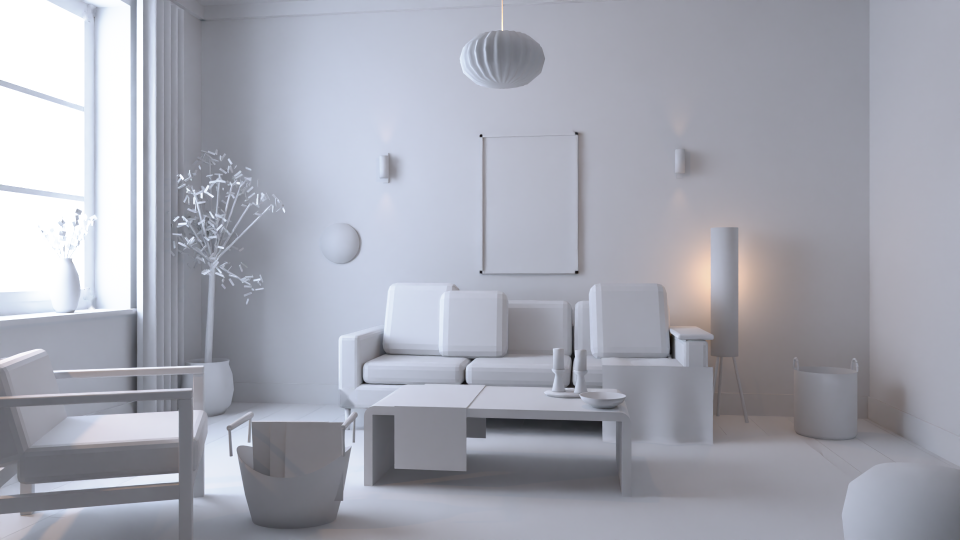
#> input picture assets/renders/living-room/nordic/fb23-2026-11-26/m0n-clay-A.png, 1920 x 1080 px, given in place of guide-A.png, which was not available (shown at 1/2 size)
$ python relight_b.py
#> lines starting #> are read from the running program, lines starting #| are printed output that depends on the picture; after the words box and inside, x2 and y2 are one past the last pixel; in counts of white or black regions, pixels touching at a corner belong together; long printed decimals are rounded
#!/usr/bin/env python3
"""
relight_b.py: the input of concept B's retry (render-agent, 2026-11-26). 0 var2 tokens.
Concept A's returned photograph (raw/concept-A-flux2-r1.jpg) re-lit in code by the clay's own light ratio, so A and B keep ONE styling and
differ only in the light (the warm-modern retry method, fb13 concepts/guide_b2.py):
  1. guide-A.png and guide-B.png (written by ../clay_m0n.py, then floor-fixed; only their JPEG copies concept-A-input.jpg / concept-B-input.jpg are kept; the same material render, light groups: A = sky + lamps, B = sky + 0.2748 sun + lamps) are taken back to
     display-linear (the inverse of clay_m0n.tone with each lift); R = B / A per channel, blurred 1.2 px, clipped to [0.2, 8];
  2. guide-A is registered to the photograph (SIFT + RANSAC homography) and R is warped into the photograph's frame;
  3. photo-linear x R, then the same soft shoulder as the clay (0.72) and sRGB;
  4. two flux-2 inventions of concept A are taken out on the right (a side table where the floor lamp stands, a dark vase with pampas grass:
     both outside the product list), by inpainting, and the floor lamp of guide-B (the ids pass, index 807) is put back at its place.
  python3 -P relight_b.py            # writes concept-B-retry-input.png (1344 x 768) and relight_b.json
"""
import json
import os

import cv2
import numpy as np
from PIL import Image

HERE = os.path.dirname(os.path.abspath(__file__))
LIFT = {"A": 0.006, "B": 0.013}
SHOULDER = 0.72
CUT = {"side table (flux-2 invention, where the floor lamp stands)": (1005, 478, 1082, 615),
       "pampas grass (flux-2 invention)": (1219, 375, 1344, 515), "dark vase (flux-2 invention)": (1258, 505, 1310, 622)}


def dec(s):
    s = s.astype(np.float32) / 255.0
    return np.where(s <= 0.04045, s / 12.92, ((s + 0.055) / 1.055) ** 2.4)


def enc(y):
    y = np.clip(y, 0, 1)
    return np.where(y <= 0.0031308, 12.92 * y, 1.055 * np.power(y, 1 / 2.4) - 0.055)


def untone(img, lift):
    y = (dec(img) - lift) / (1 - lift)
    y = np.clip(y, 0, 0.9995)
    return np.where(y < SHOULDER, y, SHOULDER - (1 - SHOULDER) * np.log(1 - (y - SHOULDER) / (1 - SHOULDER)))


def shoulder(x):
    return np.where(x < SHOULDER, x, SHOULDER + (1 - SHOULDER) * (1 - np.exp(-(x - SHOULDER) / (1 - SHOULDER))))


def main():
    gA = np.asarray(Image.open(os.path.join(HERE, "guide-A.png")).convert("RGB"))
#> gA is the input picture: shape (1080, 1920, 3); mean R, G, B 163.7, 165.8, 176.2
    gB = np.asarray(Image.open(os.path.join(HERE, "guide-B.png")).convert("RGB"))
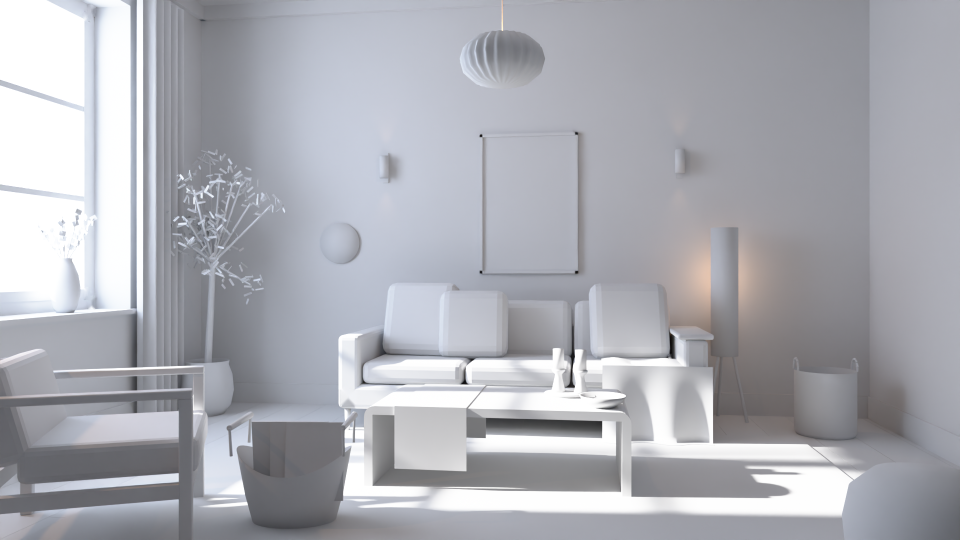
#> input picture assets/renders/living-room/nordic/fb23-2026-11-26/m0n-clay.png, 1920 x 1080 px, given in place of guide-B.png, which was not available (shown at 1/2 size)
#> gB is the input picture: shape (1080, 1920, 3); mean R, G, B 170.7, 172, 178.5
    ph = np.asarray(Image.open(os.path.join(HERE, "raw", "concept-A-flux2-r1.jpg")).convert("RGB"))
    H, W = ph.shape[:2]
#> H = 1080; W = 1920
    xa, xb = untone(gA, LIFT["A"]), untone(gB, LIFT["B"])
#> call 2 of untone, with lift = 0.013
#> in untone (call 2), `return np.where(y < SHOULDER, y, SHOULDER - (1 - SHOULDER) * np.log(1 ..`:
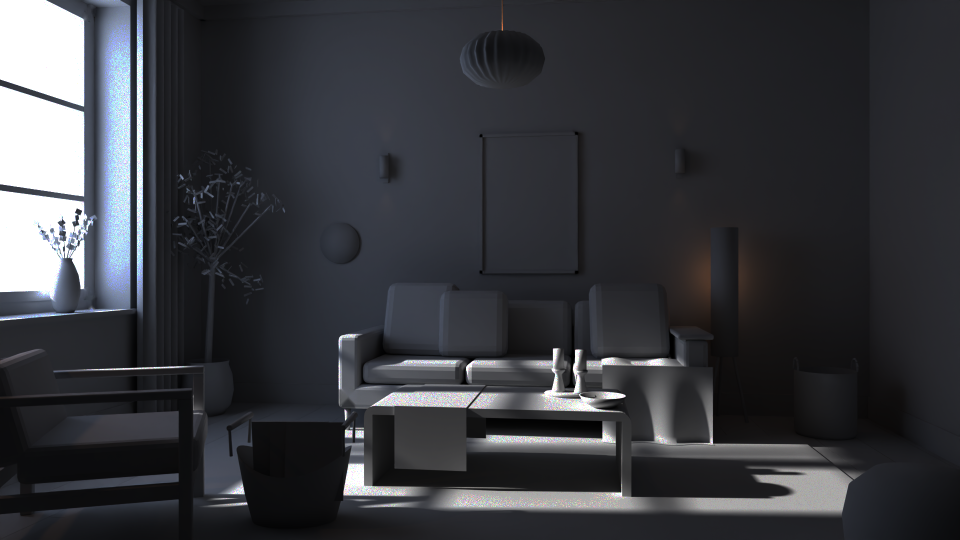
#> returned value: shape (1080, 1920, 3) float32 (shown at 1/2 size); mean of channels 0, 1, 2 0.537, 0.55, 0.594; drawn with min black and max white
    bl = lambda x: cv2.GaussianBlur(x, (0, 0), 1.2)
    R = np.clip(bl(xb) / np.maximum(bl(xa), 1e-4), 0.2, 8.0).astype(np.float32)
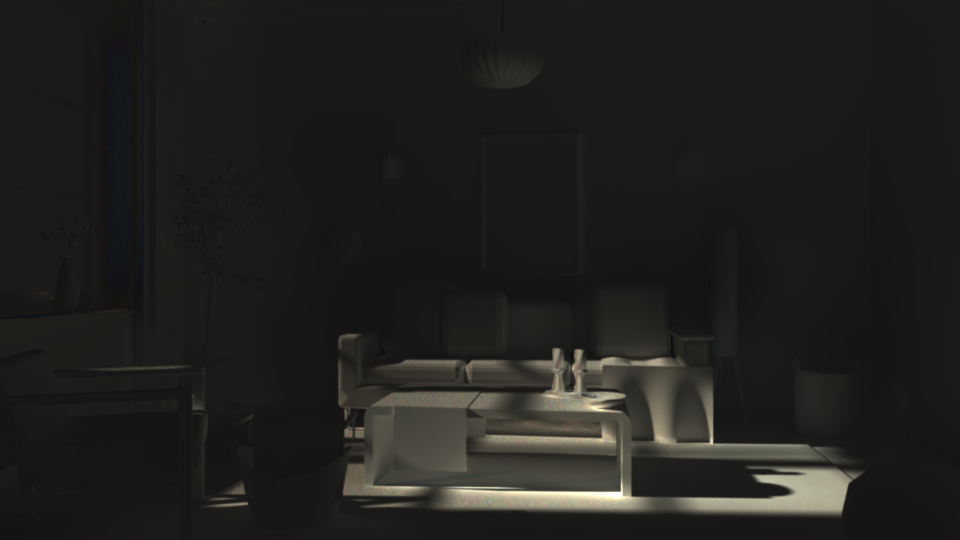
#> R: shape (1080, 1920, 3) float32 (shown at 1/2 size); mean R, G, B 1.22, 1.2, 1.12; drawn with min black and max white
    # registration: guide-A (1920 x 1080) -> the photograph (1344 x 768)
    sift = cv2.SIFT_create(6000)
    k1, d1 = sift.detectAndCompute(cv2.cvtColor(gA, cv2.COLOR_RGB2GRAY), None)
#> k1 = 903 keypoints; strongest (x, y, size): (962, 544, 3.6), (929, 765, 6.5), (1153, 544, 4.4), (727, 765, 5.3)
    k2, d2 = sift.detectAndCompute(cv2.cvtColor(ph, cv2.COLOR_RGB2GRAY), None)
#> k2 = 991 keypoints; strongest (x, y, size): (929, 765, 6.5), (1142, 770, 9.2), (1343, 708, 11.9), (1145, 713, 8.1)
    m = cv2.BFMatcher().knnMatch(d1, d2, k=2)
#> m = 903 matches
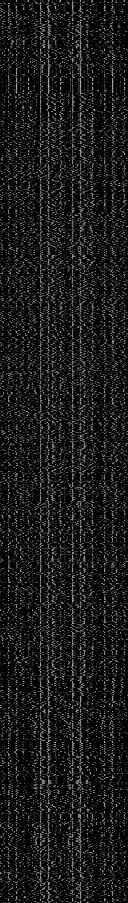
#> d1: shape (903, 128) float32; min 0, max 200, mean 25.2
    good = [a for a, c in m if a.distance < 0.75 * c.distance]
#> good = 564 matches
    src = np.float32([k1[a.queryIdx].pt for a in good])
#> src = 564 pairs, first value 25.28 to 1713.8, second value 9.38 to 1041.3
    dst = np.float32([k2[a.trainIdx].pt for a in good])
#> dst = 564 pairs, first value 24.89 to 1714.1, second value 9.36 to 1041
    Hm, inl = cv2.findHomography(src, dst, cv2.RANSAC, 3.0)
#> Hm = [[1, -4.43e-05, -0.206], [0.000543, 0.999, 0.196], [8.74e-07, -9.17e-07, 1]]; inl = 564 values, max 1 at index 0, min 0 at index 8, mean 0.957
    res = np.linalg.norm(cv2.perspectiveTransform(src[inl.ravel() > 0][None], Hm)[0] - dst[inl.ravel() > 0], axis=1)
#> res = 540 values, max 2.85 at index 101, min 0.00126 at index 461, mean 0.278
    Rw = cv2.warpPerspective(R, Hm, (W, H), flags=cv2.INTER_LINEAR, borderMode=cv2.BORDER_REPLICATE)
    out = shoulder(dec(ph) * Rw)
#> in shoulder, `return np.where(x < SHOULDER, x, SHOULDER + (1 - SHOULDER) * (1 - np.e..`:
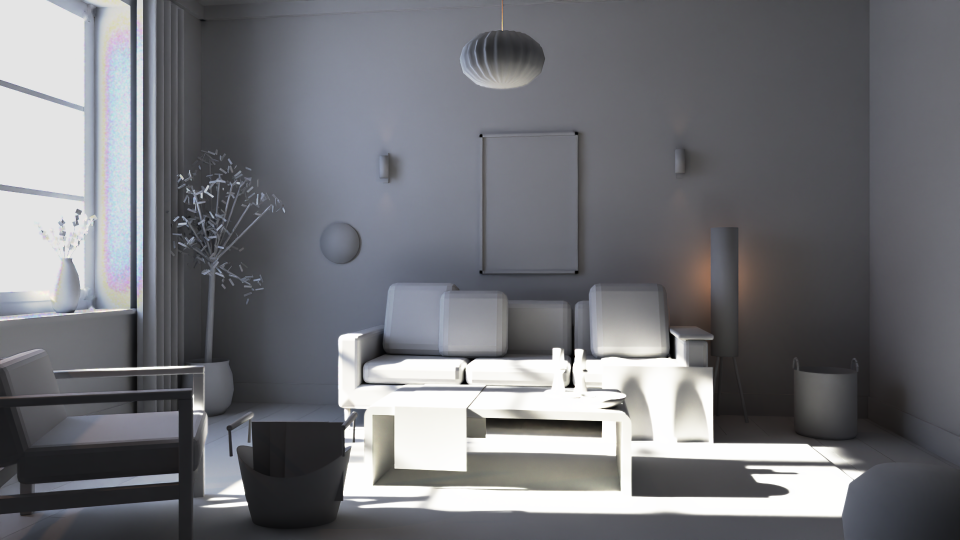
#> returned value: shape (1080, 1920, 3) float32 (shown at 1/2 size); mean of channels 0, 1, 2 0.448, 0.451, 0.468; drawn as R, G, B
    # the right side: inventions out (inpaint on the re-lit image), the floor lamp of guide-B back in
    u8 = np.clip(np.rint(enc(out) * 255), 0, 255).astype(np.uint8)
    mask = np.zeros((H, W), np.uint8)
    for (x0, y0, x1, y1) in CUT.values():
        mask[y0:y1, x0:x1] = 255
    u8 = cv2.inpaint(u8, mask, 9, cv2.INPAINT_TELEA)
    rng = np.random.default_rng(11)                         # clay_m0n.ids_png's LUT
    lut = rng.integers(40, 255, (1024, 3)).astype(np.uint8)
    ids = np.asarray(Image.open(os.path.join(HERE, "..", "m0n-ids.png")).convert("RGB"))
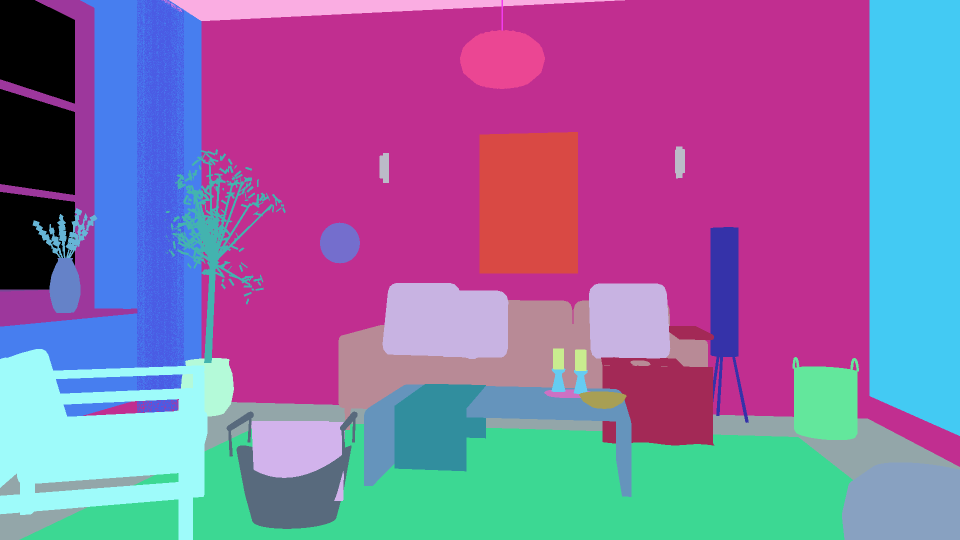
#> input picture assets/renders/living-room/nordic/fb23-2026-11-26/m0n-ids.png, 1920 x 1080 px (shown at 1/2 size)
#> ids is the input picture: shape (1080, 1920, 3); mean R, G, B 140.4, 112.8, 163.8
    lamp = (ids == lut[807]).all(-1).astype(np.float32)
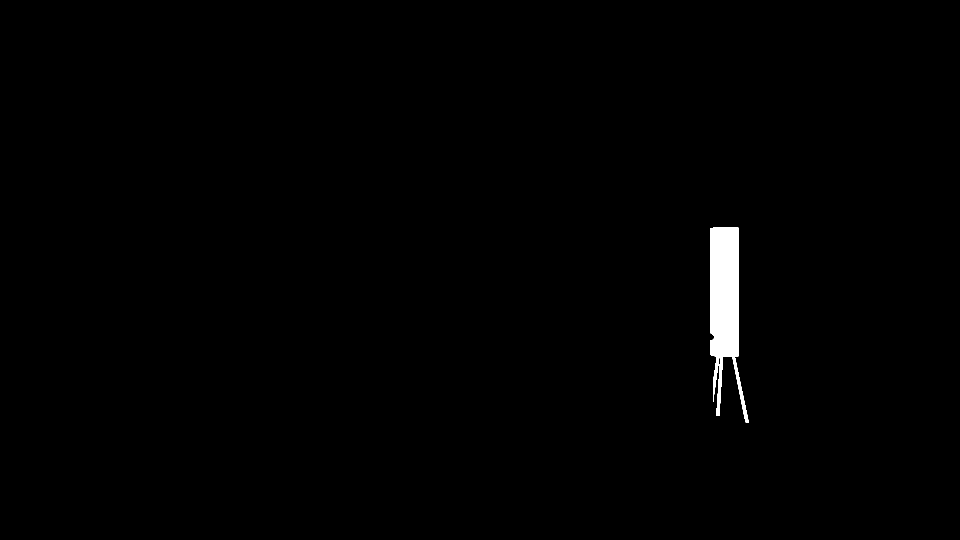
#> lamp: shape (1080, 1920) float32 (shown at 1/2 size); values 0 (black) and 1 (white), 0.79% white; 1 white region, box (x1, y1, x2, y2) and area: (1421, 454, 1498, 846) 16394
    lamp_w = cv2.warpPerspective(lamp, Hm, (W, H), flags=cv2.INTER_LINEAR)
    lamp_w = cv2.GaussianBlur(lamp_w, (0, 0), 0.6)[..., None]
#> lamp_w: shape (1080, 1920, 1) float32
    gBw = cv2.warpPerspective(gB, Hm, (W, H), flags=cv2.INTER_LINEAR)
    u8 = np.clip(np.rint(u8 * (1 - lamp_w) + gBw * lamp_w), 0, 255).astype(np.uint8)
    Image.fromarray(u8).save(os.path.join(HERE, "concept-B-retry-input.png"), optimize=True)
    Image.fromarray(u8).save(os.path.join(HERE, "concept-B-retry-input.jpg"), quality=90)
    rec = dict(homography_guide1920_to_photo1344=Hm.tolist(), sift_matches=len(good), inliers=int(inl.sum()),
               median_residual_px=round(float(np.median(res)), 3), ratio_clip=[0.2, 8.0], blur_px=1.2, shoulder=SHOULDER, lifts=LIFT,
               cut_boxes_photo_px=CUT, lamp_px=int((lamp_w[..., 0] > 0.5).sum()),
               ratio_stats=dict(p1=float(np.percentile(Rw, 1)), median=float(np.median(Rw)), p99=float(np.percentile(Rw, 99))))
#> rec = 11 items
    json.dump(rec, open(os.path.join(HERE, "relight_b.json"), "w"), indent=1)
    print(json.dumps({k: rec[k] for k in ("sift_matches", "inliers", "median_residual_px", "lamp_px", "ratio_stats")}))
#| {"sift_matches": 564, "inliers": 540, "median_residual_px": 0.161, "lamp_px": 16306, "ratio_stats": {"p1": 0.8071, "median": 0.9716, "p99": 5.037}}


if __name__ == "__main__":
    main()
